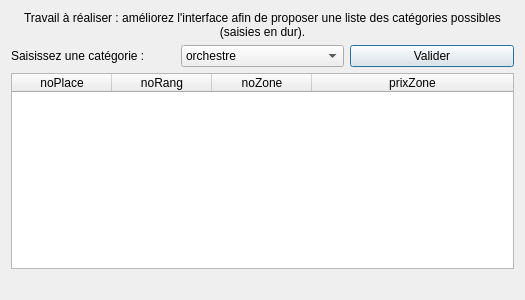
<?xml version="1.0" encoding="UTF-8"?>
<ui version="4.0">
 <class>fct_comp_2</class>
 <widget class="QDialog" name="fct_comp_2">
  <property name="geometry">
   <rect>
    <x>0</x>
    <y>0</y>
    <width>525</width>
    <height>300</height>
   </rect>
  </property>
  <property name="windowTitle">
   <string>Liste des places d'une catégorie (version 1)</string>
  </property>
  <property name="windowOpacity">
   <double>9.000000000000000</double>
  </property>
  <layout class="QVBoxLayout" name="verticalLayout">
   <item>
    <widget class="QLabel" name="label">
     <property name="text">
      <string>Travail à réaliser : améliorez l'interface afin de proposer une liste des catégories possibles (saisies en dur).</string>
     </property>
     <property name="alignment">
      <set>Qt::AlignCenter</set>
     </property>
     <property name="wordWrap">
      <bool>true</bool>
     </property>
    </widget>
   </item>
   <item>
    <layout class="QHBoxLayout" name="horizontalLayout">
     <item>
      <widget class="QLabel" name="label_3">
       <property name="text">
        <string>Saisissez une catégorie :</string>
       </property>
      </widget>
     </item>
     <item>
      <widget class="QComboBox" name="comboBox_fct_comp2">
       <property name="editable">
        <bool>false</bool>
       </property>
       <property name="currentText">
        <string>orchestre</string>
       </property>
       <item>
        <property name="text">
         <string>orchestre</string>
        </property>
       </item>
       <item>
        <property name="text">
         <string>poulailler</string>
        </property>
       </item>
       <item>
        <property name="text">
         <string>balcon</string>
        </property>
       </item>
      </widget>
     </item>
     <item>
      <widget class="QPushButton" name="pushButton_fct_comp_2">
       <property name="text">
        <string>Valider</string>
       </property>
      </widget>
     </item>
    </layout>
   </item>
   <item>
    <widget class="QTableWidget" name="table_fct_comp_2">
     <attribute name="horizontalHeaderMinimumSectionSize">
      <number>50</number>
     </attribute>
     <attribute name="horizontalHeaderStretchLastSection">
      <bool>true</bool>
     </attribute>
     <attribute name="verticalHeaderVisible">
      <bool>false</bool>
     </attribute>
     <column>
      <property name="text">
       <string>noPlace</string>
      </property>
     </column>
     <column>
      <property name="text">
       <string>noRang</string>
      </property>
     </column>
     <column>
      <property name="text">
       <string>noZone</string>
      </property>
     </column>
     <column>
      <property name="text">
       <string>prixZone</string>
      </property>
     </column>
    </widget>
   </item>
   <item>
    <widget class="QLabel" name="label_fct_comp_2">
     <property name="text">
      <string/>
     </property>
     <property name="alignment">
      <set>Qt::AlignCenter</set>
     </property>
    </widget>
   </item>
  </layout>
 </widget>
 <resources/>
 <connections>
  <connection>
   <sender>pushButton_fct_comp_2</sender>
   <signal>clicked()</signal>
   <receiver>fct_comp_2</receiver>
   <slot>refreshResult()</slot>
   <hints>
    <hint type="sourcelabel">
     <x>351</x>
     <y>51</y>
    </hint>
    <hint type="destinationlabel">
     <x>444</x>
     <y>134</y>
    </hint>
   </hints>
  </connection>
 </connections>
 <slots>
  <slot>refreshResult()</slot>
 </slots>
</ui>
